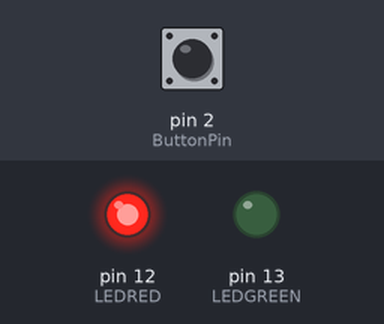
Bench run of a sketch on a simulated Arduino Uno, built with avr-gcc and run on an emulated ATmega328P. Shown: output pins drawn as LEDs (lit = HIGH). The test bench sets the inputs (shaded band); at power-on: pin 2 (ButtonPin) HIGH.

Above: at 1.2 s.
1.3 s: pin 2 (ButtonPin) pulled LOW for 0.15 s
At 1.7 s:
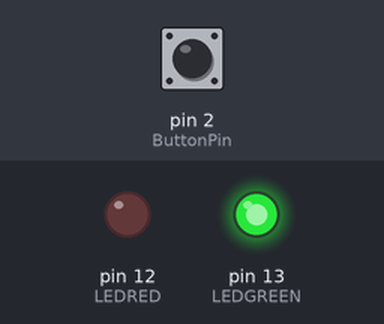
2.9 s: pin 2 (ButtonPin) pulled LOW for 1 s
At 4.2 s:
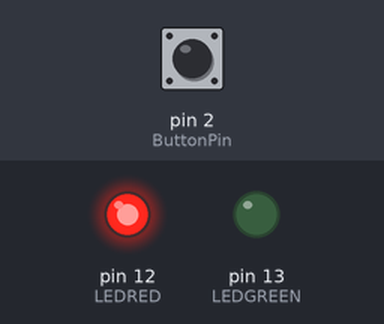
5.4 s: pin 2 (ButtonPin) pulled LOW for 3.2 s
At 6.1 s:
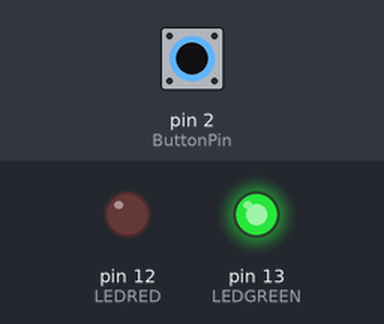
Timing chart, 0 to 8.4 s (numbered marks = the images above; inputs shaded):
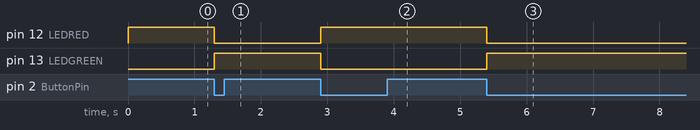

Measured:
- after the input at 1.3 s, pin 12 (LEDRED): HIGH → LOW at once; pin 13 (LEDGREEN): LOW → HIGH at once
- after the input at 2.9 s, pin 12 (LEDRED): LOW → HIGH at once; pin 13 (LEDGREEN): HIGH → LOW at once
- after the input at 5.4 s, pin 12 (LEDRED): HIGH → LOW at once; pin 13 (LEDGREEN): LOW → HIGH at once

The sketch:

Traffic_Light_Asaied.ino
```cpp
const int LEDRED = 12;
const int LEDGREEN = 13;
int LEDRedState = ~(LOW);
int LEDGreenState = LOW;
const int ButtonPin = 2;
int OldDelay=0;
const int DelayTime=50;
int OldButtonState = -1;

void setup() {
  // put your setup code here, to run once:
  pinMode(LEDRED,OUTPUT);
  pinMode(LEDGREEN,OUTPUT);
  pinMode(ButtonPin,INPUT_PULLUP);
  digitalWrite(LEDRED,LEDRedState);
  digitalWrite(LEDGREEN,LEDGreenState);
}

void loop() {
  // put your main code here, to run repeatedly:
  int BounceNow = millis();
  int NewButtonState = digitalRead(ButtonPin);

  if(BounceNow - OldDelay > DelayTime){
    if(NewButtonState !=OldButtonState){
       OldButtonState = NewButtonState;
      OldDelay = BounceNow;
      if(NewButtonState == LOW){
          LEDRedState = ~LEDRedState;
          LEDGreenState = ~LEDGreenState;
          digitalWrite(LEDRED,LEDRedState);
          digitalWrite(LEDGREEN,LEDGreenState);
      }
    }
  }
}
```
